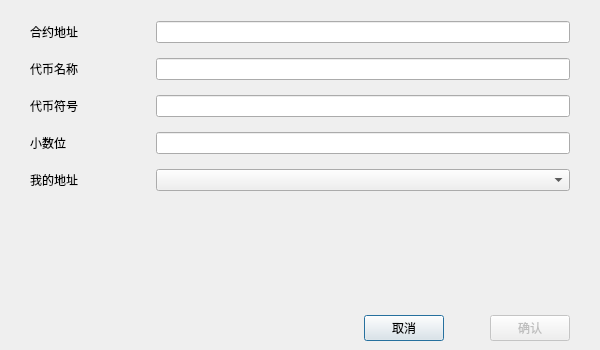
<?xml version="1.0" encoding="UTF-8"?>
<ui version="4.0">
 <class>AddTokenPage</class>
 <widget class="QDialog" name="AddTokenPage">
  <property name="geometry">
   <rect>
    <x>0</x>
    <y>0</y>
    <width>600</width>
    <height>350</height>
   </rect>
  </property>
  <property name="minimumSize">
   <size>
    <width>600</width>
    <height>350</height>
   </size>
  </property>
  <property name="windowTitle">
   <string>添加代币</string>
  </property>
  <layout class="QVBoxLayout" name="verticalLayout">
   <property name="leftMargin">
    <number>0</number>
   </property>
   <property name="rightMargin">
    <number>0</number>
   </property>
   <property name="bottomMargin">
    <number>0</number>
   </property>
   <item>
    <spacer name="verticalSpacer_2">
     <property name="orientation">
      <enum>Qt::Vertical</enum>
     </property>
     <property name="sizeType">
      <enum>QSizePolicy::Fixed</enum>
     </property>
     <property name="sizeHint" stdset="0">
      <size>
       <width>20</width>
       <height>10</height>
      </size>
     </property>
    </spacer>
   </item>
   <item>
    <layout class="QGridLayout" name="gridLayout">
     <property name="leftMargin">
      <number>30</number>
     </property>
     <property name="rightMargin">
      <number>30</number>
     </property>
     <property name="verticalSpacing">
      <number>15</number>
     </property>
     <item row="2" column="0">
      <widget class="QLabel" name="labelTokenSymbol">
       <property name="minimumSize">
        <size>
         <width>120</width>
         <height>0</height>
        </size>
       </property>
       <property name="text">
        <string>代币符号</string>
       </property>
      </widget>
     </item>
     <item row="3" column="1">
      <widget class="QLineEdit" name="lineEditDecimals">
       <property name="alignment">
        <set>Qt::AlignCenter</set>
       </property>
       <property name="readOnly">
        <bool>true</bool>
       </property>
      </widget>
     </item>
     <item row="3" column="0">
      <widget class="QLabel" name="labelDecimals">
       <property name="minimumSize">
        <size>
         <width>120</width>
         <height>0</height>
        </size>
       </property>
       <property name="text">
        <string>小数位</string>
       </property>
      </widget>
     </item>
     <item row="1" column="1">
      <widget class="QLineEdit" name="lineEditTokenName">
       <property name="alignment">
        <set>Qt::AlignCenter</set>
       </property>
       <property name="readOnly">
        <bool>false</bool>
       </property>
      </widget>
     </item>
     <item row="0" column="0">
      <widget class="QLabel" name="labelContractAddress">
       <property name="minimumSize">
        <size>
         <width>120</width>
         <height>0</height>
        </size>
       </property>
       <property name="text">
        <string>合约地址</string>
       </property>
      </widget>
     </item>
     <item row="2" column="1">
      <widget class="QLineEdit" name="lineEditTokenSymbol">
       <property name="alignment">
        <set>Qt::AlignCenter</set>
       </property>
       <property name="readOnly">
        <bool>false</bool>
       </property>
      </widget>
     </item>
     <item row="1" column="0">
      <widget class="QLabel" name="labelTokenName">
       <property name="minimumSize">
        <size>
         <width>120</width>
         <height>0</height>
        </size>
       </property>
       <property name="text">
        <string>代币名称</string>
       </property>
      </widget>
     </item>
     <item row="0" column="1">
      <widget class="QLineEdit" name="lineEditContractAddress">
       <property name="alignment">
        <set>Qt::AlignCenter</set>
       </property>
      </widget>
     </item>
     <item row="4" column="1">
      <layout class="QVBoxLayout" name="verticalLayout_2">
       <item>
        <widget class="AddressField" name="lineEditSenderAddress"/>
       </item>
       <item>
        <widget class="QLabel" name="labelDescription">
         <property name="text">
          <string/>
         </property>
         <property name="alignment">
          <set>Qt::AlignLeading|Qt::AlignLeft|Qt::AlignVCenter</set>
         </property>
         <property name="wordWrap">
          <bool>true</bool>
         </property>
        </widget>
       </item>
      </layout>
     </item>
     <item row="4" column="0">
      <layout class="QVBoxLayout" name="verticalLayout_3">
       <item>
        <widget class="QLabel" name="label">
         <property name="minimumSize">
          <size>
           <width>120</width>
           <height>0</height>
          </size>
         </property>
         <property name="text">
          <string>我的地址</string>
         </property>
        </widget>
       </item>
       <item>
        <widget class="QLabel" name="labelSpacer">
         <property name="sizePolicy">
          <sizepolicy hsizetype="Preferred" vsizetype="Fixed">
           <horstretch>0</horstretch>
           <verstretch>0</verstretch>
          </sizepolicy>
         </property>
         <property name="text">
          <string/>
         </property>
        </widget>
       </item>
      </layout>
     </item>
    </layout>
   </item>
   <item>
    <spacer name="verticalSpacer">
     <property name="orientation">
      <enum>Qt::Vertical</enum>
     </property>
     <property name="sizeType">
      <enum>QSizePolicy::MinimumExpanding</enum>
     </property>
     <property name="sizeHint" stdset="0">
      <size>
       <width>20</width>
       <height>40</height>
      </size>
     </property>
    </spacer>
   </item>
   <item>
    <widget class="QWidget" name="buttonsContainerWhite" native="true">
     <layout class="QHBoxLayout" name="horizontalLayout_2">
      <property name="leftMargin">
       <number>30</number>
      </property>
      <property name="rightMargin">
       <number>30</number>
      </property>
      <item>
       <spacer name="horizontalSpacer">
        <property name="orientation">
         <enum>Qt::Horizontal</enum>
        </property>
        <property name="sizeHint" stdset="0">
         <size>
          <width>40</width>
          <height>20</height>
         </size>
        </property>
       </spacer>
      </item>
      <item>
       <widget class="QPushButton" name="clearButton">
        <property name="text">
         <string>取消</string>
        </property>
       </widget>
      </item>
      <item>
       <spacer name="horizontalSpacer_3">
        <property name="orientation">
         <enum>Qt::Horizontal</enum>
        </property>
        <property name="sizeType">
         <enum>QSizePolicy::Fixed</enum>
        </property>
        <property name="sizeHint" stdset="0">
         <size>
          <width>40</width>
          <height>20</height>
         </size>
        </property>
       </spacer>
      </item>
      <item>
       <widget class="QPushButton" name="confirmButton">
        <property name="enabled">
         <bool>false</bool>
        </property>
        <property name="text">
         <string>确认</string>
        </property>
       </widget>
      </item>
     </layout>
    </widget>
   </item>
  </layout>
 </widget>
 <customwidgets>
  <customwidget>
   <class>AddressField</class>
   <extends>QComboBox</extends>
   <header>qt/addressfield.h</header>
  </customwidget>
 </customwidgets>
 <tabstops>
  <tabstop>lineEditContractAddress</tabstop>
  <tabstop>lineEditTokenName</tabstop>
  <tabstop>lineEditTokenSymbol</tabstop>
  <tabstop>lineEditDecimals</tabstop>
  <tabstop>lineEditSenderAddress</tabstop>
  <tabstop>confirmButton</tabstop>
  <tabstop>clearButton</tabstop>
 </tabstops>
 <resources/>
 <connections/>
</ui>
